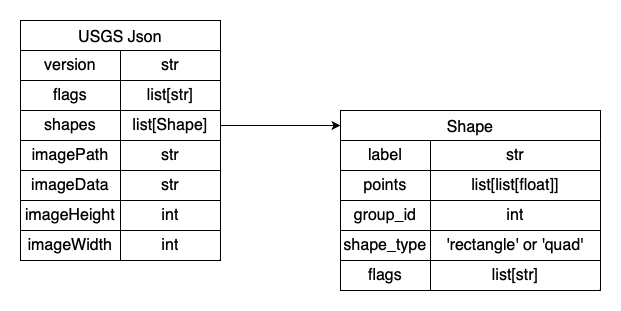
#> input picture img/USGSJson.png, 621 x 311 px
$ python -i extraction.py   (imports and definitions only)
#> lines starting #> are read from the running program, lines starting #| are printed output that depends on the picture; after the words box and inside, x2 and y2 are one past the last pixel; in counts of white or black regions, pixels touching at a corner belong together
#> further down, picture is the input picture: shape (311, 621, 3); min 0, max 255, mean 240.3
import cv2
import easyocr
import numpy as np

def maskLegendRegion(img, contour):
    # Create mask from contour
    mask = np.zeros_like(img)
    cv2.drawContours(mask, np.expand_dims(contour, axis=0), 0, color=(255,255,255), thickness=cv2.FILLED)
    # Apply mask to img
    masked_img = img & mask
    return masked_img

def extractLegends(image, legendcontour=None):
    # Apply mask if there is one
    if legendcontour is not None:
        image = maskLegendRegion(image, legendcontour)

    # Get Contours
    contours = generateContours(image)
    candidateContours = selectCandidateContours(contours, image.shape)

    # OCR on possible legends
    ocrcandidates = ocrContours(image, candidateContours)

    return ocrcandidates

def generateContours(img):
    # converting image into grayscale image
    gray = cv2.cvtColor(img, cv2.COLOR_BGR2GRAY)

    # AdaptiveThreshold to remove noise
    thresh = cv2.adaptiveThreshold(gray, 255, cv2.ADAPTIVE_THRESH_GAUSSIAN_C, cv2.THRESH_BINARY_INV, 21, 4)
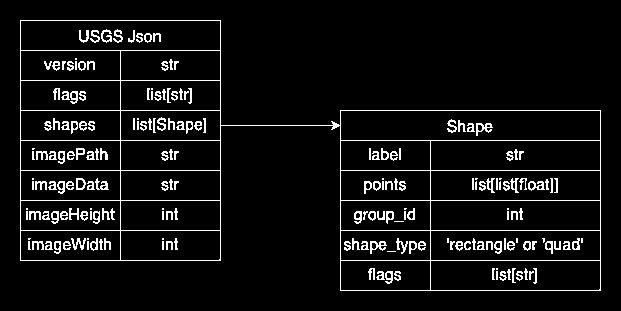
#> thresh: shape (311, 621); 6.5% white in thin lines or dots, all inside (x1, y1, x2, y2) = (20, 20, 601, 291)

    # Edge Detection
    thresh_blur = cv2.GaussianBlur(thresh, (11, 11), 0)
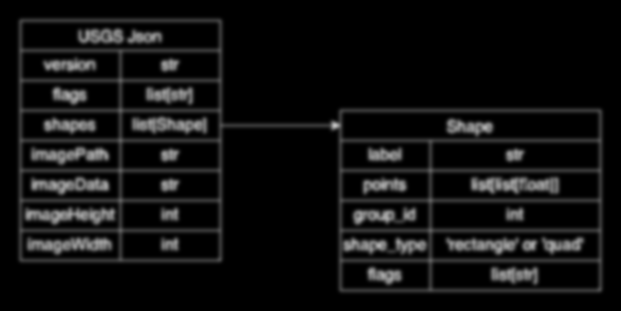
#> thresh_blur: shape (311, 621); min 0, max 190, mean 16.5
    canny = cv2.Canny(thresh_blur, 0, 200)
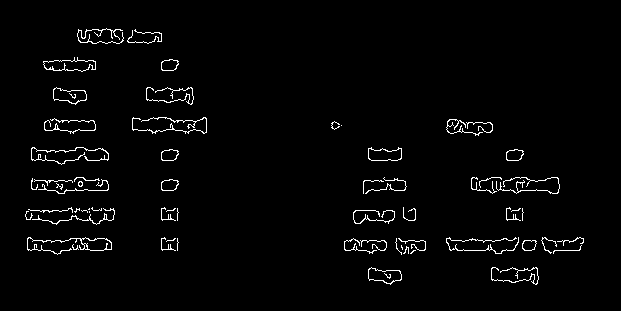
#> canny: shape (311, 621); 2.3% white in thin lines or dots, all inside (x1, y1, x2, y2) = (25, 28, 584, 285)
    canny_dilate = cv2.dilate(canny, cv2.getStructuringElement(cv2.MORPH_ELLIPSE, (7, 7)))
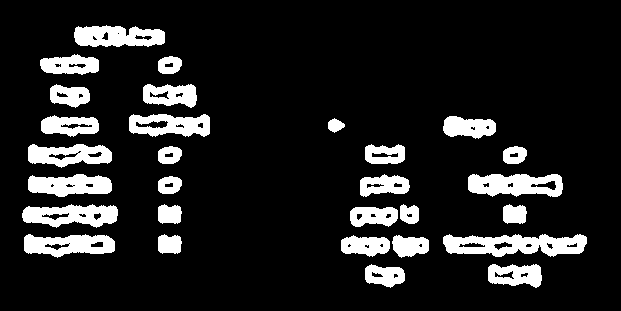
#> canny_dilate: shape (311, 621); 12.8% white; 29 white regions

    # Finding contours for the detected edges.
    contours, hierarchy = cv2.findContours(canny_dilate, cv2.RETR_LIST, cv2.CHAIN_APPROX_SIMPLE)
#> contours = 85 contours, 16 with area under 20; largest, box (x1, y1, x2, y2) and area: (443, 234, 587, 257) 2270, (468, 174, 563, 197) 1688, (22, 204, 118, 228) 1556, (74, 25, 165, 47) 1498, (24, 234, 115, 258) 1487

    # Do a further approx step to reduce the complexity of contours
    contours = [cv2.approxPolyDP(c, 0.01 * cv2.arcLength(c, True), True) for c in contours]
#> contours = 85 contours, 16 with area under 20; largest, box (x1, y1, x2, y2) and area: (443, 234, 587, 257) 2234, (468, 174, 563, 197) 1626, (22, 204, 118, 228) 1560, (74, 26, 165, 47) 1507, (24, 234, 115, 258) 1460

    return contours

def selectCandidateContours(contours, image_dims):
    # Reducing selection to contours that are quaderlaterals of reasonable size.
#> called with image_dims = (311, 621, 3)
    min_contour_size = image_dims[0]*image_dims[1]*0.000005 # 0.0005% of image area
    max_contour_size = image_dims[0]*image_dims[1]*0.0005 # 0.05% of image area
    valid_bounds = 0.50 # Percent +/- threshold from median

    candidate_areas = []
    candidate_rect_areas = []
    candidate_contours = []
    i = 0
    # list for storing names of shapes
    for c in contours:
        # here we are ignoring first counter because
        # findcontour function detects whole image as shape
        if i == 0:
            i = 1
            continue

        # cv2.approxPloyDP() function to approximate the shape
        approx = cv2.approxPolyDP(c, 0.01 * cv2.arcLength(c, True), True)

        # Only quadrilaterals shapes are valid
        if len(approx) != 4:
            continue

        # Discard shapes that are too large or small to be a valid legend
        area = cv2.contourArea(c)
        if area <= min_contour_size or area >= max_contour_size:
            continue

        # Discard shapes that are quads but not rectangular
        x,y,w,h = cv2.boundingRect(c)
        rect_area = w*h
        if rect_area > area*4:
            continue

        candidate_areas.append(area)
        candidate_rect_areas.append(rect_area)
        candidate_contours.append(c)
#> this loop made 85 passes
#> i on pass 1: 1
#> after the loop, candidate_areas = []; candidate_contours = []; candidate_rect_areas = []; i = 1

    # Calculate valid area threshold
    candidate_areas.sort()
    candidate_rect_areas.sort()

    median_area = np.median(candidate_areas)
#> median_area = nan
    min_valid_area = median_area - median_area*valid_bounds
#> min_valid_area = nan
    max_valid_area = median_area + median_area*valid_bounds
#> max_valid_area = nan

    median_rect_area = np.median(candidate_rect_areas)
#> median_rect_area = nan
    min_valid_rect_area = median_rect_area - median_rect_area*valid_bounds
#> min_valid_rect_area = nan
    max_valid_rect_area = median_rect_area + median_rect_area*valid_bounds
#> max_valid_rect_area = nan

    # Narrow candidates further
    valid_contours = []
    for c in candidate_contours:
        # Discard shapes outside the valid contour areas
        area = cv2.contourArea(c)
        if area <= min_valid_rect_area or area >= max_valid_rect_area:
            continue

        valid_contours.append(c)
#> this loop made 0 passes
#> after the loop, valid_contours = []

    return valid_contours

def ocrContours(img, contours):
    ocr_reader = easyocr.Reader(['en'])

    # Prep image for ocr
    hsv = cv2.cvtColor(img, cv2.COLOR_BGR2HSV)
    # Threshold the HSV image to get only black colors
    mask = cv2.inRange(hsv, np.array([0,0,10]), np.array([256,256,100]))
    # invert the mask to get black letters on white background
    res2 = cv2.bitwise_not(mask)

    # Individual legend items
    labels = {}

    i=0
    for c in contours:
        # find bounding box of shape
        x,y,w,h = cv2.boundingRect(c)

        ocr_result = ocr_reader.readtext(res2[y:y+h, x:x+w], paragraph=False)

        # Use the text as the label
        ocr_label = ''
        for seg in ocr_result:
            ocr_label += seg[1] + ', '
        ocr_label = ocr_label[:-2]

        # If no text is found then give a unique name
        if ocr_label == '':
            ocr_label = 'NO_OCR_RESULT_{}'.format(i)
            i += 1

        if ocr_label in labels:
            labels[ocr_label].append((ocr_result, c))
        else:
            labels[ocr_label] = [(ocr_result, c)]

    # Convert to json format
    features = []
    for f in labels:
        features.append({'label' : f, 'points' : np.squeeze(labels[f][0][1])})
    return features

>>> import cv2
>>> picture = cv2.imread('../img/USGSJson.png')
>>> result = extractLegends(picture)
#> (the run stopped early here; a loop or call above may not have finished)

$ run again, on img/UnchartedJson.png
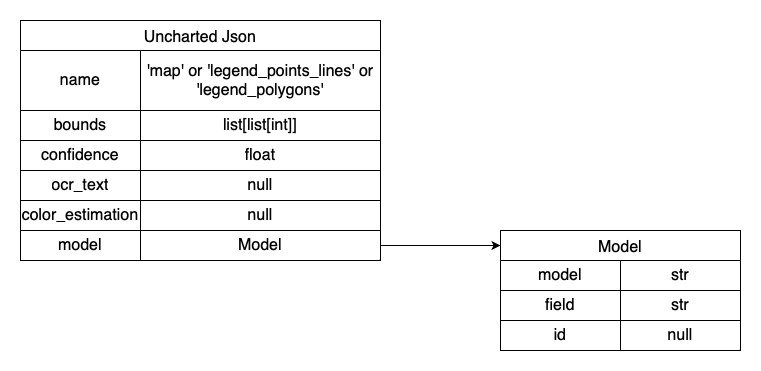
#> input picture img/UnchartedJson.png, 761 x 371 px
#> picture is the input picture: shape (371, 761, 3); min 0, max 255, mean 245.5
#> in generateContours, `thresh = cv2.adaptiveThreshold(gray, 255, cv2.ADAPTIVE_THRESH_GAUSSIAN..`:
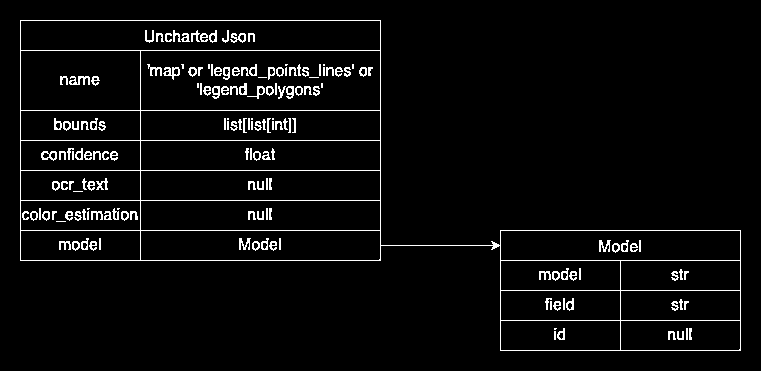
#> thresh: shape (371, 761); 4.1% white in thin lines or dots, all inside (x1, y1, x2, y2) = (20, 20, 741, 351)
#> canny: shape (371, 761); 1.8% white in thin lines or dots, all inside (x1, y1, x2, y2) = (18, 18, 693, 341)
#> in generateContours, `canny_dilate = cv2.dilate(canny, cv2.getStructuringElement(cv2.MORPH_E..`:
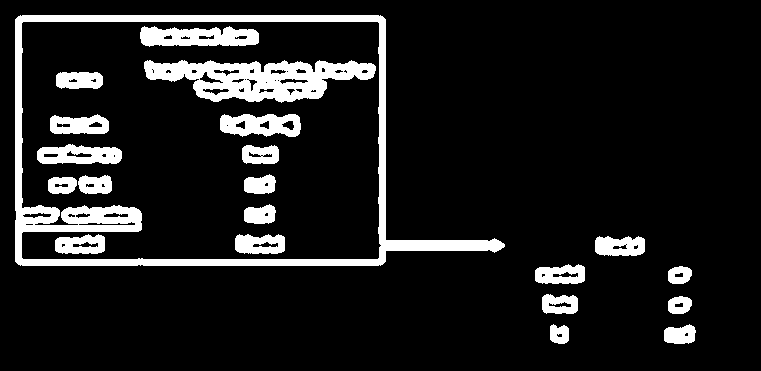
#> canny_dilate: shape (371, 761); 11.3% white; 21 white regions
#> in generateContours, `contours, hierarchy = cv2.findContours(canny_dilate, cv2.RETR_LIST, cv..`: contours = 93 contours, 29 with area under 20; largest, box (x1, y1, x2, y2) and area: (15, 15, 505, 266) 93622, (21, 21, 382, 260) 82442, (144, 60, 376, 103) 6132, (140, 26, 259, 47) 1856, (220, 114, 301, 137) 1441
#> in generateContours, `contours = [cv2.approxPolyDP(c, 0.01 * cv2.arcLength(c, True), True) f..`: contours = 93 contours, 29 with area under 20; largest, box (x1, y1, x2, y2) and area: (15, 15, 505, 266) 88674, (21, 21, 380, 260) 82424, (144, 60, 376, 102) 6075, (140, 26, 259, 47) 1751, (220, 114, 301, 137) 1412
#> the loop in selectCandidateContours, `for c in contours:` made 93 passes
#> i on pass 1: 1
#> after the loop in selectCandidateContours, `for c in contours:`: candidate_areas = []; i = 1
#> median_area = nan
#> after the loop in selectCandidateContours, `for c in candidate_contours:`: valid_contours = []
